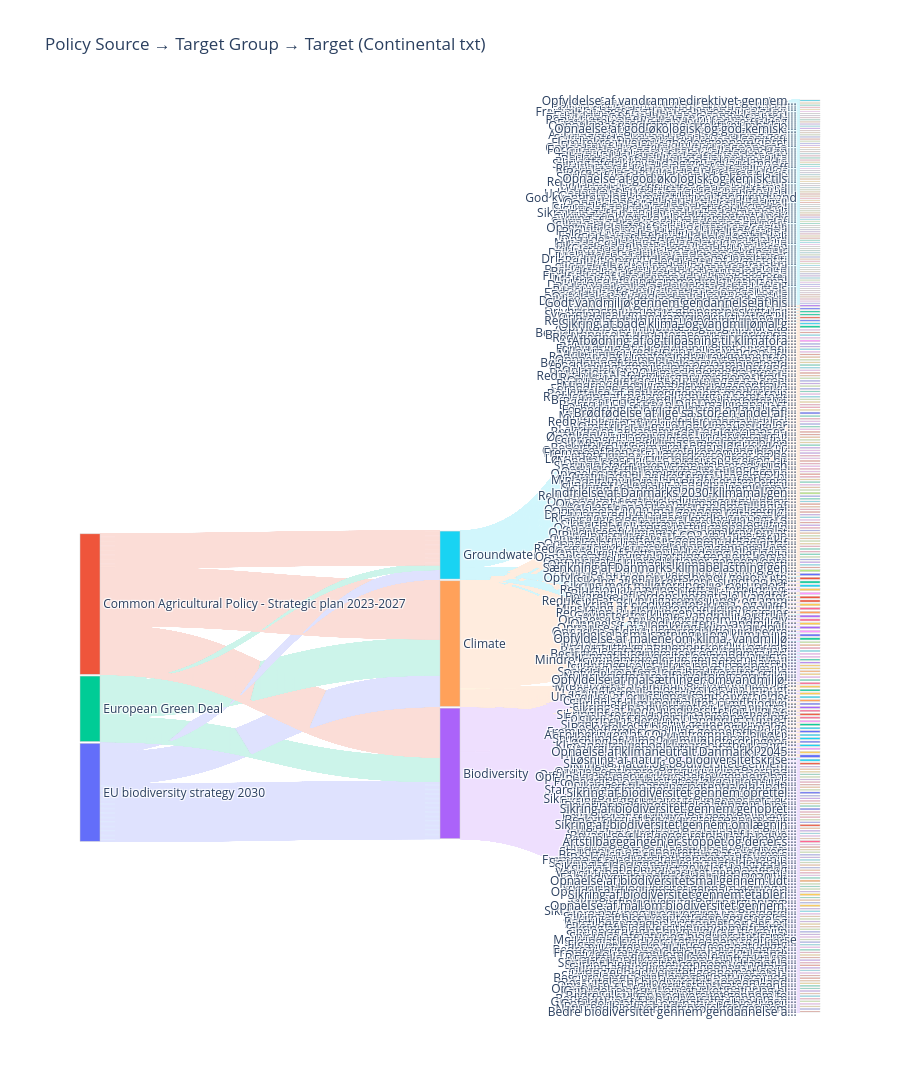

Write notebook code for a chart like this one.
### Code cell
# Brug Plotlys palette
node_colors = plotly.colors.qualitative.Plotly

# Tildel farver til unikke labels (noder)
color_map = {label: node_colors[i % len(node_colors)] for i, label in enumerate(unique_labels)}

# Liste med farver i samme rækkefølge som unique_labels
node_colors_list = [color_map[label] for label in unique_labels]


# Funktion til at lysne farver (uden brug af gennemsigtighed)
def lighten(hex_color, factor=0.5):
    from plotly.colors import hex_to_rgb
    r, g, b = hex_to_rgb(hex_color)
    r = int(r + (255 - r) * factor)
    g = int(g + (255 - g) * factor)
    b = int(b + (255 - b) * factor)
    return f'rgb({r},{g},{b})'

# Lysnet farve til hver link ud fra source-node
link_colors = [lighten(node_colors_list[src], factor=0.8) for src in all_links['source']]



# Trin 3: Sankey-diagram
fig = go.Figure(data=[go.Sankey(
    arrangement='snap',
    node=dict(
        pad=60,
        thickness=20,
        line=dict(color="lightgray", width=0.5),
        label=list(unique_labels),
        color=node_colors_list
    ),
    link=dict(
        source=all_links['source'],
        target=all_links['target'],
        value=all_links['value'],
        color=link_colors
    )
)])
fig.update_layout(title_text="Policy Source → Target Group → Target (Continental txt)", font_size=12, height=6000)
fig.show()

### Figure 1 — Plotly figure (JSON) as saved in the notebook; plotly's stock layout.template omitted (floating-point values rounded to 4 significant figures; data arrays with more than 128 entries replaced by an {"elided": "..."} marker saying what was removed)
{"data": [{"arrangement": "snap", "link": {"color": {"elided": "36008 str values"}, "source": {"elided": "36008 int values"}, "target": {"elided": "36008 int values"}, "value": {"elided": "36008 int values"}}, "node": {"color": {"elided": "352 str values"}, "label": {"elided": "352 str values"}, "line": {"color": "lightgray", "width": 0.5}, "pad": 60, "thickness": 20}, "type": "sankey"}], "layout": {"font": {"size": 12}, "height": 6000, "title": {"text": "Policy Source → Target Group → Target (Continental txt)"}}}
